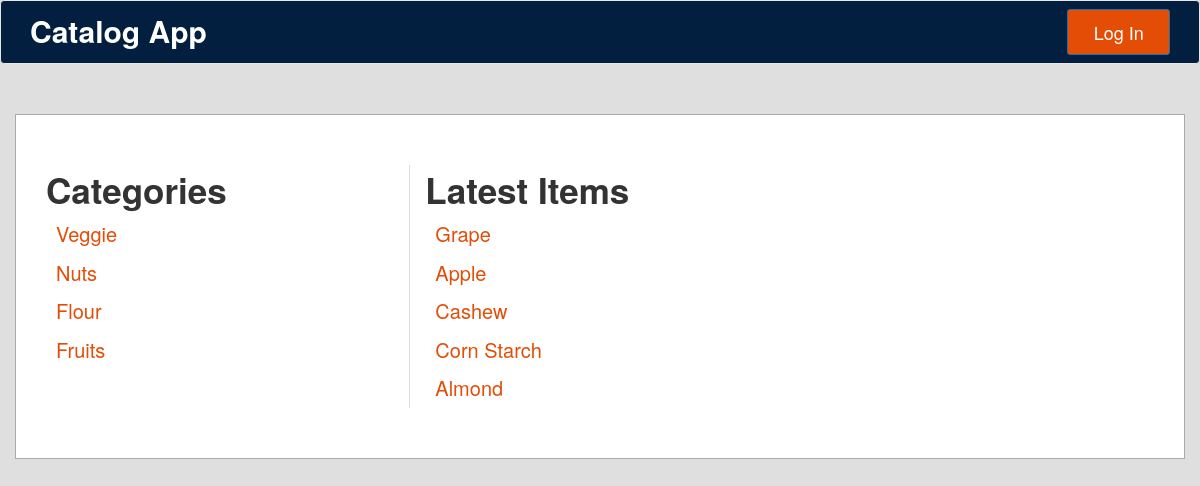
/categories, run on an earlier commit of the app's database.
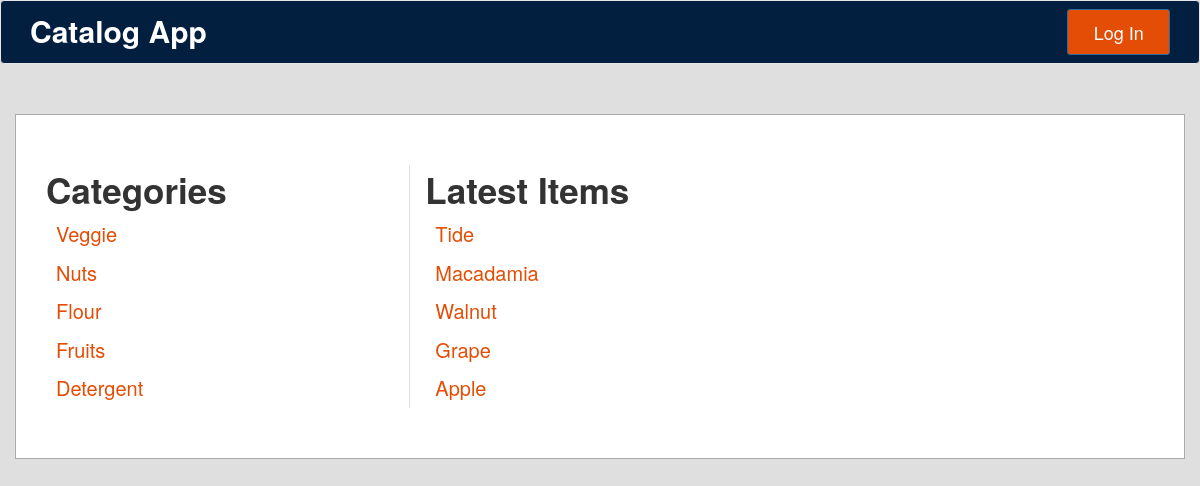
And on a later commit of the database.
### database_setup.py (models this page shows, shortened)
class Category(Base):
    __tablename__ = 'category'
    id = Column(Integer, primary_key=True)
    name = Column(String(250), nullable=False)
    user_id = Column(Integer, ForeignKey('user.id'))
    user = relationship(User)

class CatalogItem(Base):
    __tablename__ = 'catalog_item'
    name = Column(String(80), nullable=False)
    id = Column(Integer, primary_key=True)
    description = Column(String(250))
    price = Column(String(8))
    category_id = Column(Integer, ForeignKey('category.id'))
    category = relationship(
        "Category", backref=backref("catalog_items", cascade="all, delete"))
    user_id = Column(Integer, ForeignKey('user.id'))
    user = relationship(User)

### application.py (the view)
@app.route('/')
@app.route('/categories')
def showCatalog():
    extracted_categories = session.query(Category).all()
    items = session.query(CatalogItem).order_by(asc(CatalogItem.name))
    latest_items = session.query(CatalogItem)\
        .order_by(desc(CatalogItem.id)).limit(5).all()
    quantity = items.count()
    if 'username' not in login_session:
        return render_template('public_catalog.html',
                               groceries=extracted_categories,
                               latest_items=latest_items)
    else:
        return render_template('catalog.html',
                               groceries=extracted_categories,
                               latest_items=latest_items)

### templates/public_catalog.html
{% extends "main.html" %}
{% block categories %}
Categories
{% for groceryitem in groceries %}
    <li class="category-link"><a href="{{url_for('showCatalogItems', category_id=groceryitem.id)}}"> {{groceryitem.name | title}} </a></li>
{% endfor %}
{% endblock %}
{% block content %}
Latest Items
<br>
{% for item_i in latest_items %}
    <li class="category-link"><a href="{{url_for('showCatalogItemDescription', category_id = item_i.category_id, catalog_item_id = item_i.id)}}"> {{item_i.name | title}} </a></li>
{% endfor %}
{% endblock %}

What changed in the data, as far as the page shows it:
no longer on this page (row unchanged): CatalogItem: name "Cashew"
no longer on this page (row unchanged): CatalogItem: name "Corn Starch"
no longer on this page (row unchanged): CatalogItem: name "Almond"
added Category: name "Detergent"
added CatalogItem: name "Tide"
added CatalogItem: name "Macadamia"
added CatalogItem: name "Walnut"
